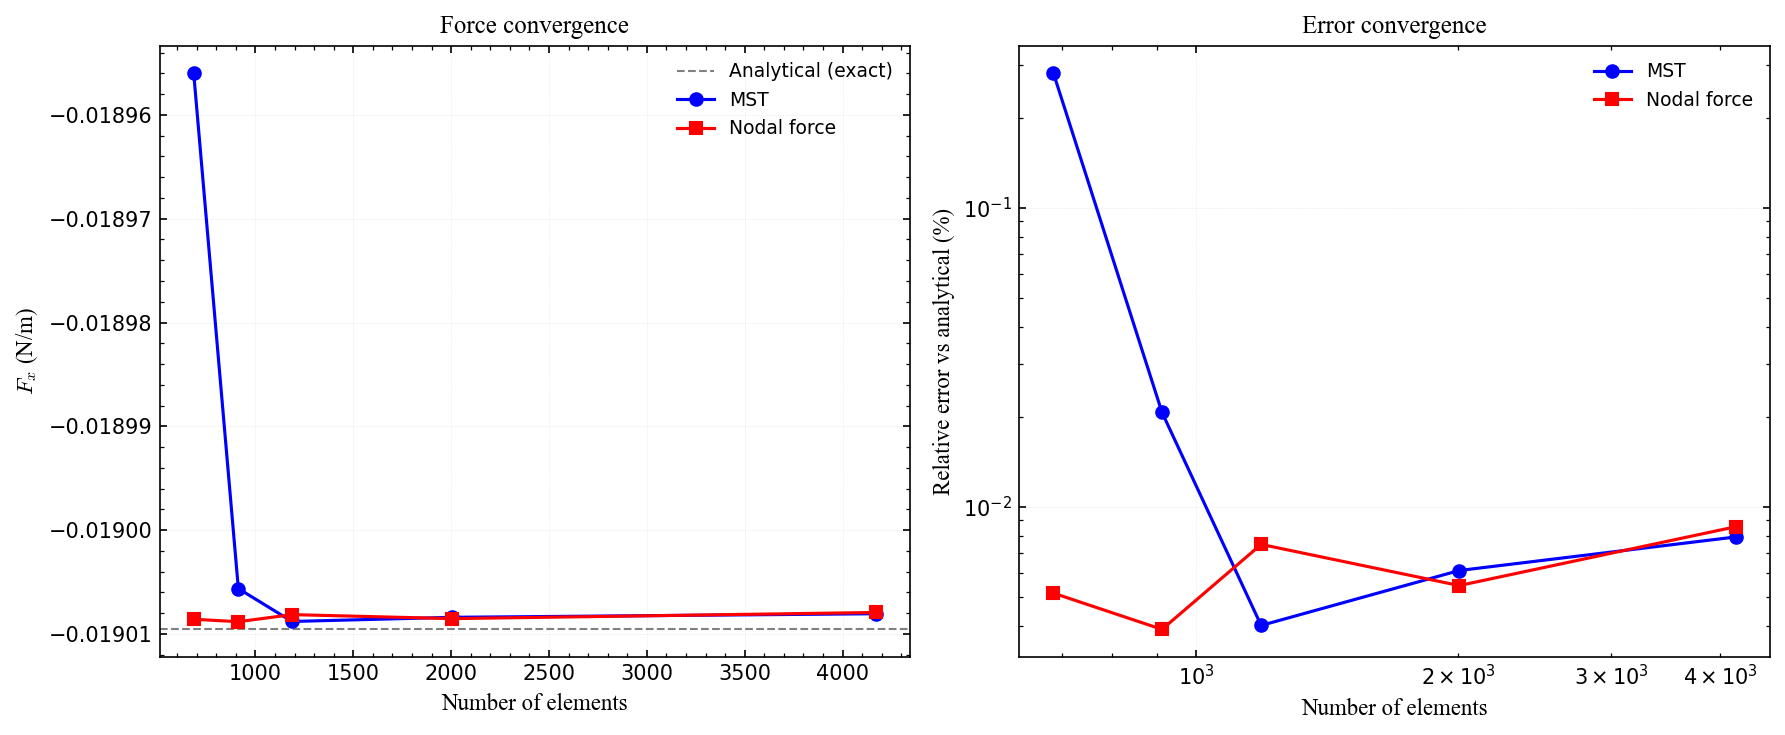

This chart was generated by the following Python code:
"""
Nodal Force (Eggshell) Method for 2D Electromagnetic Force Computation
======================================================================
Compares 3 force calculation methods on a wire + iron cylinder problem:
  1. Analytical (multipole series, exact for linear material)
  2. Maxwell Stress Tensor (MST, point-wise integration on circle)
  3. Nodal Force / Virtual Work (Eggshell + mesh.SetDeformation)

Benchmark: straight wire (I=1000A) at origin, iron cylinder (mu_r=1000,
R=0.05m) at distance d=0.3m. Force is attractive (negative Fx).

IMPORTANT: mesh.Curve(3) is required for accurate force computation
with curved geometries. Without curving, the polygon approximation
of circles loses ~2% area, causing ~9% force error.

References:
  - Coulomb (1983): Virtual work principle in FEM
  - Henrotte & Hameyer (2004): Maxwell stress vs virtual work
  - Henrotte, Deliege & Hameyer (2003): Eggshell approach

Updated: 2026-03-09
"""
import os
import sys
import numpy as np
from math import pi

from ngsolve import *
from netgen.occ import *

# ============================================================
# Parameters
# ============================================================
mu0 = 4 * pi * 1e-7
mu_r = 1000.0           # Iron relative permeability
I_wire = 1000.0         # Wire current [A]
R_wire = 0.01           # Wire radius [m]
R_cyl = 0.05            # Iron cylinder radius [m]
d = 0.3                 # Distance wire-to-iron center [m]
t_egg = 0.008           # Eggshell thickness [m]
R_outer = 3.0           # Outer boundary radius [m]
J_z = I_wire / (pi * R_wire**2)  # Current density [A/m^2]

print("=" * 60)
print("Nodal Force (Eggshell) Method - 2D Benchmark")
print("=" * 60)
print(f"  Wire current:    I = {I_wire} A")
print(f"  Iron cylinder:   R = {R_cyl} m, mu_r = {mu_r}")
print(f"  Distance:        d = {d} m")
print(f"  Current density: J = {J_z:.2e} A/m^2")


# ============================================================
# Method 1: Analytical (Multipole Series, Exact)
# ============================================================
# Line current near a permeable cylinder (2D), closed-form:
# F_x = -(mu_0*I^2*alpha*R^2) / (2*pi*d*(d^2-R^2))
# where alpha = (mu_r - 1) / (mu_r + 1)
alpha = (mu_r - 1) / (mu_r + 1)
F_analytical = -mu0 * I_wire**2 * alpha * R_cyl**2 / (2 * pi * d * (d**2 - R_cyl**2))
F_dipole = -mu0 * alpha * I_wire**2 * R_cyl**2 / (2 * pi * d**3)

print(f"\n--- Method 1: Analytical ---")
print(f"  F_dipole (n=1 only) = {F_dipole:.6e} N/m")
print(f"  F_exact  (closed)   = {F_analytical:.6e} N/m")


def compute_force_fem(maxh_iron, order=3, curve_order=3):
    """Compute force using MST and nodal force for a given mesh size.

    Parameters
    ----------
    maxh_iron : float
        Maximum element size in iron and eggshell regions.
    order : int
        Polynomial order for the H1 finite element space.
    curve_order : int
        Order of mesh curving. Use >= 2 for curved boundaries.
    """

    # ============================================================
    # Geometry (OCC 2D)
    # ============================================================
    wp = WorkPlane()

    # Wire at origin
    wire_shape = wp.MoveTo(0, 0).Circle(R_wire).Face()
    wire_shape.name = "wire"
    wire_shape.maxh = R_wire / 2

    # Iron cylinder at (d, 0)
    iron_shape = wp.MoveTo(d, 0).Circle(R_cyl).Face()
    iron_shape.name = "iron"
    iron_shape.maxh = maxh_iron

    # Eggshell: thin air ring around iron
    R_egg_outer = R_cyl + t_egg
    egg_outer_shape = wp.MoveTo(d, 0).Circle(R_egg_outer).Face()
    eggshell_shape = egg_outer_shape - iron_shape
    eggshell_shape.name = "eggshell"
    eggshell_shape.maxh = maxh_iron

    # Outer air domain
    outer_shape = wp.MoveTo(0, 0).Circle(R_outer).Face()
    for edge in outer_shape.edges:
        edge.name = "outer"

    # Air = outer - wire - eggshell outer circle
    air_shape = outer_shape - wire_shape - egg_outer_shape
    air_shape.name = "air"

    # Glue all together and generate mesh
    geo = Glue([wire_shape, iron_shape, eggshell_shape, air_shape])
    mesh = Mesh(OCCGeometry(geo, dim=2).GenerateMesh(maxh=R_outer / 5))

    # Curve mesh for accurate representation of circular boundaries
    with TaskManager():
        if curve_order > 1:
            mesh.Curve(curve_order)

        # ============================================================
        # A-formulation Magnetostatic Solve
        # ============================================================
        fes = H1(mesh, order=order, dirichlet="outer")
        u, v = fes.TnT()

        mu_cf = mesh.MaterialCF({"iron": mu0 * mu_r}, default=mu0)
        nu_cf = 1.0 / mu_cf

        a = BilinearForm(nu_cf * grad(u) * grad(v) * dx)
        a.Assemble()

        f = LinearForm(J_z * v * dx("wire"))
        f.Assemble()

        gf_A = GridFunction(fes)
        gf_A.vec.data = a.mat.Inverse(fes.FreeDofs(), inverse="sparsecholesky") * f.vec

        # B field from A: B = curl(A_z) = (-dA/dy, dA/dx) -- sign irrelevant for MST
        B = CF((-grad(gf_A)[1], grad(gf_A)[0]))

        # ============================================================
        # Method 2: Maxwell Stress Tensor (point-wise on circle)
        # ============================================================
        R_mst = R_cyl + t_egg / 2  # Integration circle in eggshell (air)
        n_quad = 360
        theta = np.linspace(0, 2 * pi, n_quad + 1)[:-1]
        dtheta = 2 * pi / n_quad

        Fx_MST = 0.0
        for k in range(n_quad):
            x_q = d + R_mst * np.cos(theta[k])
            y_q = R_mst * np.sin(theta[k])
            nx = np.cos(theta[k])
            ny = np.sin(theta[k])

            mip = mesh(x_q, y_q)
            Bx_val = B[0](mip)
            By_val = B[1](mip)
            Bn = Bx_val * nx + By_val * ny
            B2 = Bx_val**2 + By_val**2

            Fx_MST += (1.0 / mu0) * (Bx_val * Bn - 0.5 * B2 * nx) * R_mst * dtheta

        # ============================================================
        # Method 3: Nodal Force (Eggshell + Virtual Work)
        # ============================================================
        # Blending function: 1 inside iron, smooth transition to 0 in eggshell
        fes_blend = H1(mesh, order=1)
        gf_blend = GridFunction(fes_blend)
        gf_blend.Set(1.0, definedon=mesh.Materials("iron"))

    # Virtual displacement field: V = (blend * delta, 0)
    fes_def = VectorH1(mesh, order=1)
    gf_def = GridFunction(fes_def)
    delta = 1e-7

    # Magnetic energy density: W = 0.5 * nu * |grad(A)|^2
    energy_density = 0.5 * nu_cf * (grad(gf_A)[0]**2 + grad(gf_A)[1]**2)

    def compute_energy():
        return Integrate(energy_density, mesh, order=2 * order + 4)

    # Forward displacement (+delta in x)
    gf_def.components[0].vec.data = delta * gf_blend.vec
    gf_def.components[1].vec[:] = 0.0
    mesh.SetDeformation(gf_def)
    W_plus = compute_energy()
    mesh.UnsetDeformation()

    # Backward displacement (-delta in x)
    gf_def.components[0].vec.data = (-delta) * gf_blend.vec
    gf_def.components[1].vec[:] = 0.0
    mesh.SetDeformation(gf_def)
    W_minus = compute_energy()
    mesh.UnsetDeformation()

    # Central difference: F_x = -dW/dx
    Fx_nodal = -(W_plus - W_minus) / (2 * delta)

    return mesh.ne, Fx_MST, Fx_nodal


# ============================================================
# Convergence Study
# ============================================================
print("\n--- Convergence Study (mesh.Curve(3) for accurate geometry) ---")
print(f"{'maxh':>8s}  {'NE':>6s}  {'F_MST':>14s}  {'F_nodal':>14s}  "
      f"{'err_MST%':>9s}  {'err_nodal%':>11s}")
print("-" * 75)

maxh_list = [0.02, 0.012, 0.008, 0.005, 0.003]
results = []

for maxh in maxh_list:
    ne, Fx_MST, Fx_nodal = compute_force_fem(maxh, order=3, curve_order=3)
    err_MST = (Fx_MST - F_analytical) / abs(F_analytical) * 100
    err_nodal = (Fx_nodal - F_analytical) / abs(F_analytical) * 100
    results.append((maxh, ne, Fx_MST, Fx_nodal, err_MST, err_nodal))
    print(f"{maxh:8.4f}  {ne:6d}  {Fx_MST:14.6e}  {Fx_nodal:14.6e}  "
          f"{err_MST:+9.2f}  {err_nodal:+11.2f}")

print(f"\n  Analytical (exact): F_x = {F_analytical:.6e} N/m")

# MST vs nodal agreement at finest mesh
_, _, Fx_MST_fine, Fx_nodal_fine, _, _ = results[-1]
mst_nodal_diff = abs(Fx_MST_fine - Fx_nodal_fine) / abs(F_analytical) * 100
print(f"  MST vs Nodal difference (finest): {mst_nodal_diff:.4f}%")

# ============================================================
# Visualization
# ============================================================
print("\nGenerating convergence plot...")

import matplotlib
import matplotlib.pyplot as plt
matplotlib.rc('mathtext', **{'rm': 'serif', 'it': 'serif:italic',
                             'bf': 'serif:bold', 'fontset': 'cm'})

fig, (ax1, ax2) = plt.subplots(1, 2, figsize=(12, 5), dpi=150)

ne_arr = [r[1] for r in results]
err_MST_arr = [abs(r[4]) for r in results]
err_nodal_arr = [abs(r[5]) for r in results]
F_MST_arr = [r[2] for r in results]
F_nodal_arr = [r[3] for r in results]

# Left: Force values vs number of elements
ax1.axhline(y=F_analytical, color='gray', linestyle='--', linewidth=1,
            label='Analytical (exact)')
ax1.plot(ne_arr, F_MST_arr, 'bo-', linewidth=1.5, markersize=6, label='MST')
ax1.plot(ne_arr, F_nodal_arr, 'rs-', linewidth=1.5, markersize=6, label='Nodal force')
ax1.set_xlabel('Number of elements', fontname='Times New Roman', fontsize=11)
ax1.set_ylabel('$F_x$ (N/m)', fontname='Times New Roman', fontsize=11)
ax1.set_title('Force convergence', fontname='Times New Roman', fontsize=12)
ax1.legend(fontsize=9, frameon=False)
ax1.minorticks_on()
ax1.tick_params(which='major', direction='in', top=True, right=True)
ax1.tick_params(which='minor', direction='in', top=True, right=True)
ax1.grid(axis='both', which='major', c='gainsboro', linestyle=':', linewidth=0.3)

# Right: Relative error vs number of elements (log scale)
ax2.loglog(ne_arr, err_MST_arr, 'bo-', linewidth=1.5, markersize=6, label='MST')
ax2.loglog(ne_arr, err_nodal_arr, 'rs-', linewidth=1.5, markersize=6, label='Nodal force')
ax2.set_xlabel('Number of elements', fontname='Times New Roman', fontsize=11)
ax2.set_ylabel('Relative error vs analytical (%)', fontname='Times New Roman', fontsize=11)
ax2.set_title('Error convergence', fontname='Times New Roman', fontsize=12)
ax2.legend(fontsize=9, frameon=False)
ax2.minorticks_on()
ax2.tick_params(which='major', direction='in', top=True, right=True)
ax2.tick_params(which='minor', direction='in', top=True, right=True)
ax2.grid(axis='both', which='major', c='gainsboro', linestyle=':', linewidth=0.3)

plt.tight_layout()

png_file = os.path.join(os.path.dirname(__file__), "demo_nodal_force_2d.png")
plt.savefig(png_file, dpi=150, bbox_inches='tight')
print(f"  Plot saved to: {png_file}")

print("\n" + "=" * 60)
print("Computation completed successfully")
print("=" * 60)
